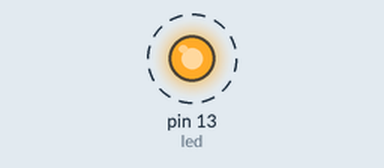
This sketch was run on a simulated Arduino Uno, built with avr-gcc and run on an emulated ATmega328P. Shown: output pins drawn as LEDs (lit = HIGH). Dashed ring = blinking. What the sketch prints to the serial monitor is not drawn.

Above: at 0.5 s.
Timing chart, 0 to 4.6 s (numbered marks = the images above):
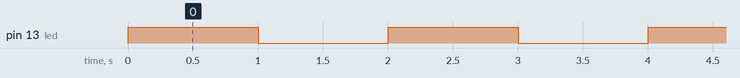

Measured:
- by itself, pin 13 (led): alternates HIGH for 1.0 s and LOW for 1.0 s

The sketch:

DebugExample.ino
```cpp
#define SERIAL_DEBUG;
int led = 13;

void setup() {
	pinMode(led, OUTPUT);
	#ifdef SERIAL_DEBUG;
		Serial.begin(9600);
	#endif
}

void loop() {
	#ifdef SERIAL_DEBUG;
		Serial.println("LED an");
	#endif
	digitalWrite(led, HIGH);
	delay(1000);
	#ifdef SERIAL_DEBUG;
		Serial.println("LED aus");
	#endif
	digitalWrite(led, LOW);
	delay(1000);
}
```
